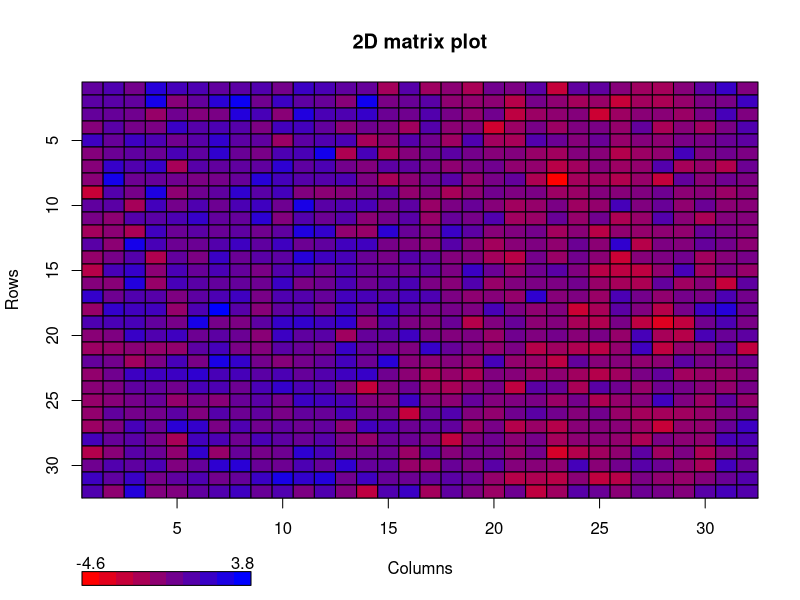
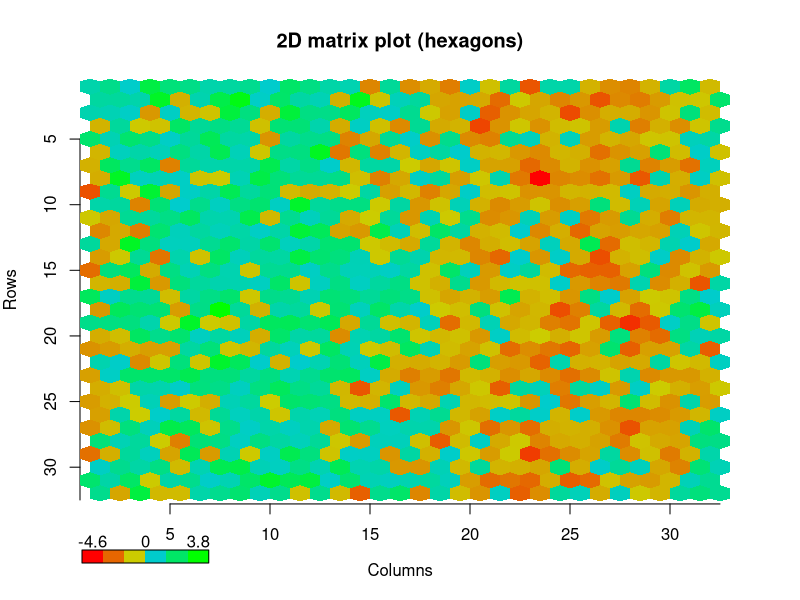
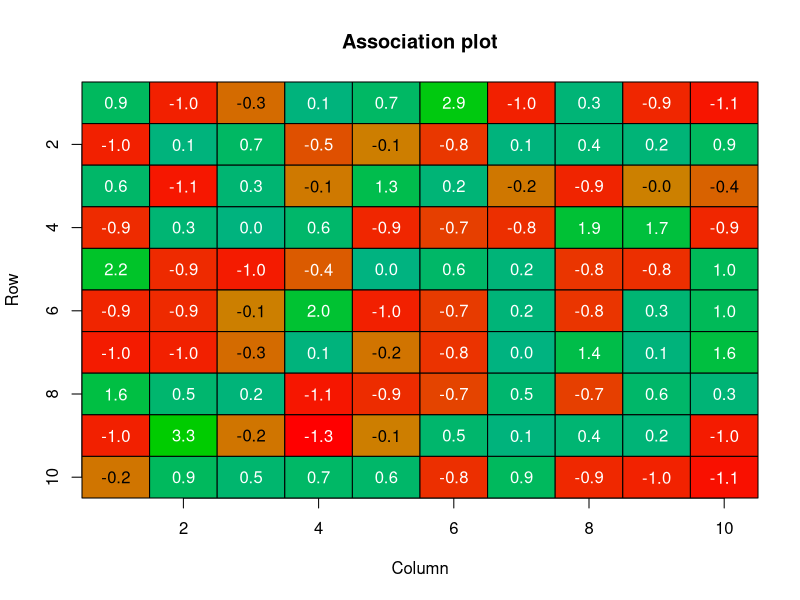

Here is the R script that generated these plots, in order:
require("plotrix") || install.packages("plotrix")

x<-matrix(rnorm(1024)+sin(seq(0,2*pi,length=1024)),nrow=32)
color2D.matplot(x,c(1,0),c(0,0),c(0,1),show.legend=TRUE,
                xlab="Columns",ylab="Rows",main="2D matrix plot")
# generate colors that show negative values in red and positive in green
cellcol<-matrix(rep("#000000",1024),nrow=32)
cellcol[x<0]<-color.scale(x[x<0],c(1,0.8),c(0,0.8),0)
cellcol[x>0]<-color.scale(x[x>0],0,c(0.8,1),c(0.8,0))
# now do hexagons without borders
color2D.matplot(x,cellcolors=cellcol,xlab="Columns",ylab="Rows",
                do.hex=TRUE,main="2D matrix plot (hexagons)",border=NA)
# for this one, we have to do the color legend separately
# because of the two part color scaling
legval<-seq(min(x),max(x),length.out=6)
legcol<-rep("#000000",6)
legcol[legval<0]<-color.scale(legval[legval<0],c(1,0.8),c(0,0.8),0)
legcol[legval>0]<-color.scale(legval[legval>0],0,c(0.8,1),c(0.8,0))
color.legend(0,-5,6,-4,round(c(min(x),0,max(x)),1),rect.col=legcol)
# do a color only association plot
xt<-table(sample(1:10,100,TRUE),sample(1:10,100,TRUE))
observed<-xt[,rev(1:dim(xt)[2])]
expected<-outer(rowSums(observed),colSums(observed),"*")/sum(xt)
deviates<-(observed-expected)/sqrt(expected)
cellcol<-matrix(rep("#000000",100),nrow=10)
cellcol[deviates<0]<-
  color.scale(deviates[deviates<0],c(1,0.8),c(0,0.5),0)
cellcol[deviates>0]<-
  color.scale(deviates[deviates>0],0,c(0.7,0.8),c(0.5,0))
color2D.matplot(x=round(deviates,2),cellcolors=cellcol,
                show.values=TRUE,main="Association plot")


